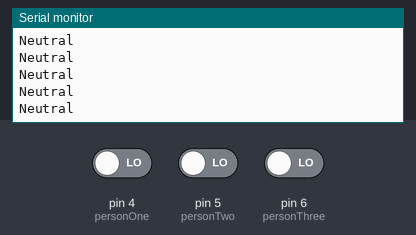
This sketch was run on a simulated Arduino Uno, built with avr-gcc and run on an emulated ATmega328P. On the bench: the last lines printed to the serial monitor. Inputs (shaded band) come from the test bench; at power-on: pin 4 (personOne) LOW, pin 5 (personTwo) LOW, pin 6 (personThree) LOW.

Above: at 1.2 s.
1.3 s: pin 4 (personOne) driven HIGH
At 1.9 s:
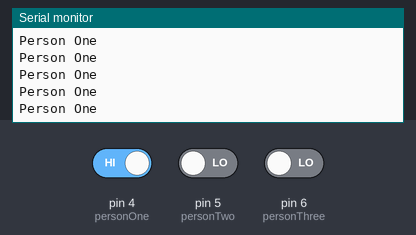
3.2 s: pin 4 (personOne) driven LOW and pin 5 (personTwo) driven HIGH
At 4.3 s:
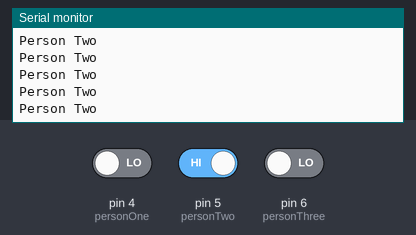
5.1 s: pin 5 (personTwo) driven LOW and pin 6 (personThree) driven HIGH
At 6.2 s:
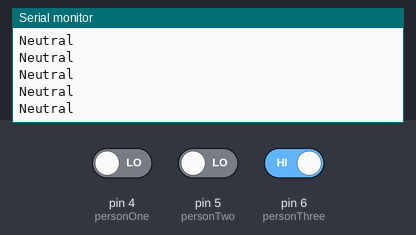
8.1 s: pin 5 (personTwo) driven HIGH
At 9.0 s:
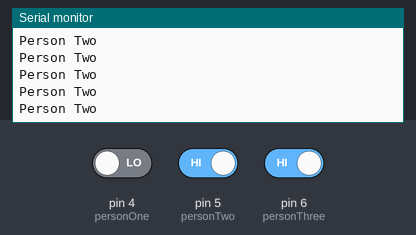
11.1 s: pin 5 (personTwo) driven LOW
At 11.8 s:
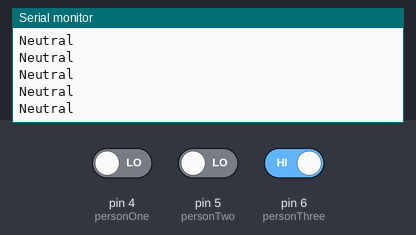
14.1 s: pin 4 (personOne) driven HIGH
At 14.9 s:
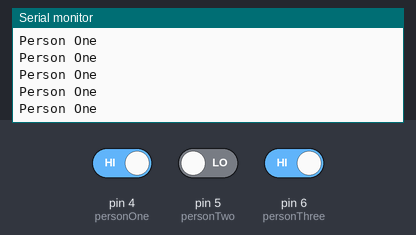

The sketch:

SoundTimerTest01.ino
```cpp
const int StartPin = 2;
const int EndPin = 3;
const int personOne = 4;
const int personTwo = 5;
const int personThree = 6;

unsigned long whoIsIt = 0; // 0=Neutral 1=Person1 2=Person2
String message = "DEFAULT"; // Använd String istället för char

void setup() {
  pinMode(StartPin, INPUT);
  pinMode(EndPin, INPUT);
  pinMode(personOne, INPUT);
  pinMode(personTwo, INPUT);
  pinMode(personThree, INPUT);
  Serial.begin(9600);
}

void loop() {

  int person1Button = digitalRead(personOne);
  int person2Button = digitalRead(personTwo);
  int person3Button = digitalRead(personThree);

  if (person1Button == HIGH){
    whoIsIt = 1;
  }
  else if(person2Button == HIGH){
    whoIsIt = 2;
  }
  else if(person3Button == HIGH ){
    whoIsIt = 0;
  }

  if (whoIsIt == 1){
    message = "Person One";
  }
  else if (whoIsIt == 2){
    message = "Person Two";
  }
  else if (whoIsIt == 0){
    message = "Neutral";
  }
  Serial.println(message);
}
```

Measured:
- after the input at 1.3 s, the serial monitor: prints a new line after 0.08 s (image 1)
- after the input at 3.2 s, the serial monitor: prints a new line after 0.07 s (image 2)
- after the input at 5.1 s, the serial monitor: prints a new line after 0.07 s (image 3)
- after the input at 14.1 s, the serial monitor: prints a new line after 0.07 s (image 6)
